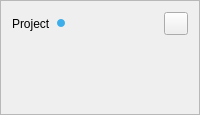
<?xml version="1.0" encoding="UTF-8"?>
<ui version="4.0">
 <class>ProjectEntryClass</class>
 <widget class="QFrame" name="ProjectEntryClass">
  <property name="frameShape">
   <enum>QFrame::StyledPanel</enum>
  </property>
  <layout class="QVBoxLayout" name="verticalLayout">
   <item>
    <layout class="QHBoxLayout" name="headerLayout">
     <item>
      <widget class="QLabel" name="ProjectNameLabel">
       <property name="text">
        <string>Project</string>
       </property>
      </widget>
     </item>
     <item>
      <widget class="QFrame" name="InProgressIndicator">
       <property name="minimumSize">
        <size>
         <width>8</width>
         <height>8</height>
        </size>
       </property>
       <property name="maximumSize">
        <size>
         <width>8</width>
         <height>8</height>
        </size>
       </property>
       <property name="frameShape">
        <enum>QFrame::NoFrame</enum>
       </property>
       <property name="styleSheet">
        <string notr="true">background-color: #3daee9; border-radius: 4px;</string>
       </property>
      </widget>
     </item>
     <item>
      <spacer name="headerSpacer">
       <property name="orientation">
        <enum>Qt::Horizontal</enum>
       </property>
       <property name="sizeHint" stdset="0">
        <size>
         <width>40</width>
         <height>20</height>
        </size>
       </property>
      </spacer>
     </item>
     <item>
      <widget class="QToolButton" name="ExpandButton">
       <property name="text">
        <string/>
       </property>
      </widget>
     </item>
    </layout>
   </item>
   <item>
    <widget class="QWidget" name="WorkItemsWidget" native="true">
     <layout class="QVBoxLayout" name="WorkItemLayout">
      <item>
       <spacer name="BottomSpacer">
        <property name="orientation">
         <enum>Qt::Vertical</enum>
        </property>
        <property name="sizeHint" stdset="0">
         <size>
          <width>20</width>
          <height>40</height>
         </size>
        </property>
       </spacer>
      </item>
     </layout>
    </widget>
   </item>
  </layout>
 </widget>
 <layoutdefault spacing="6" margin="11"/>
 <resources/>
 <connections>
  <connection>
   <sender>ExpandButton</sender>
   <signal>clicked()</signal>
   <receiver>ProjectEntryClass</receiver>
   <slot>OnExpandButtonPressed()</slot>
  </connection>
 </connections>
 <slots>
  <slot>OnExpandButtonPressed()</slot>
 </slots>
</ui>
